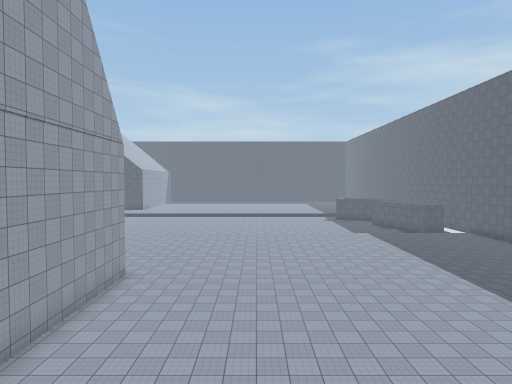
[1] (above)

24 first-person views from a walk through a 3-D level made in the Unity game engine. The camera is 1.5 m above the floor, tilts 2° down and sees 75° across. The floor is counted in squares, 2 m on a side. Each view is taken from the middle of a square. On the plan, view 1 faces up. The plan holds only what a view shows up to about 11 squares ahead; the rest is blank. The place goes on beyond the plan. Surface patterns are stand-ins for the level's own textures.

[2]
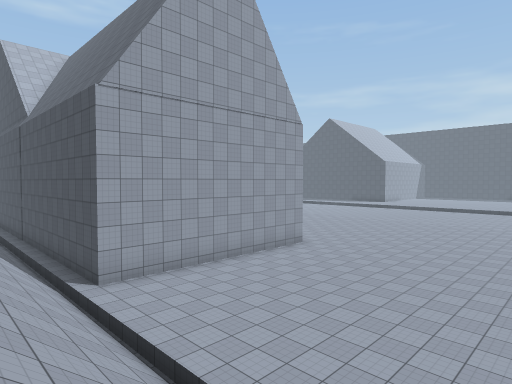

[3]
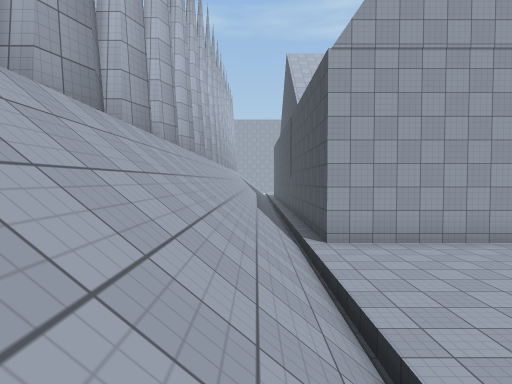

[4]
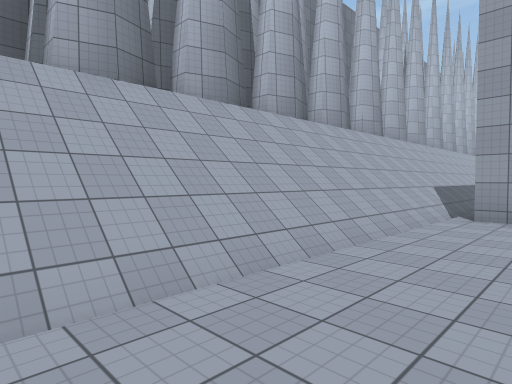

[5]
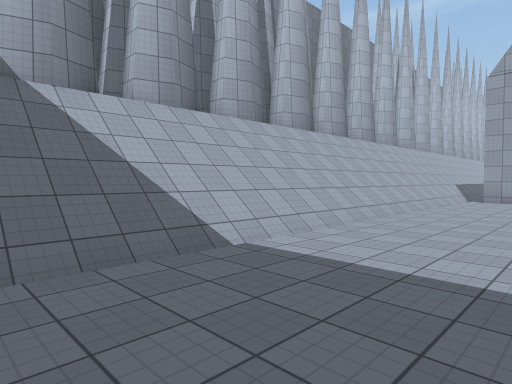

[6]
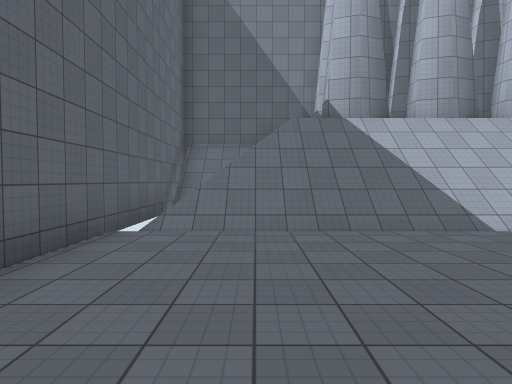

[7]
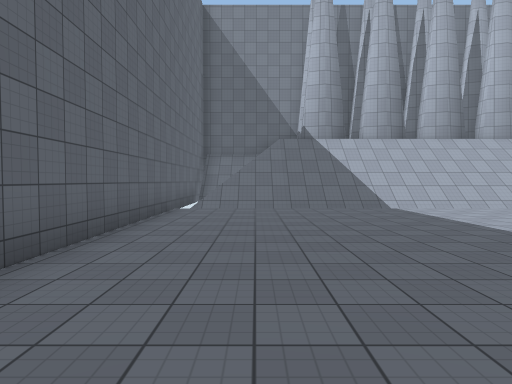

[8]
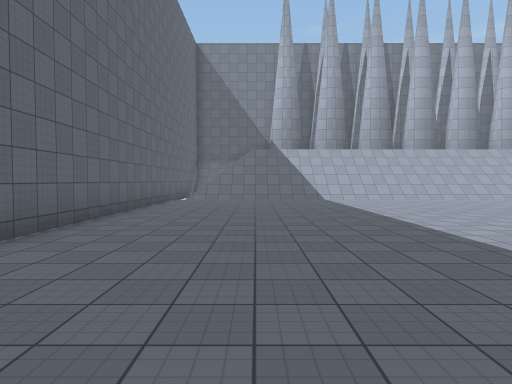

[9]
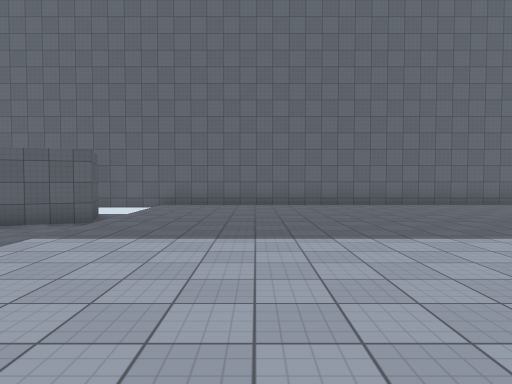

[10]
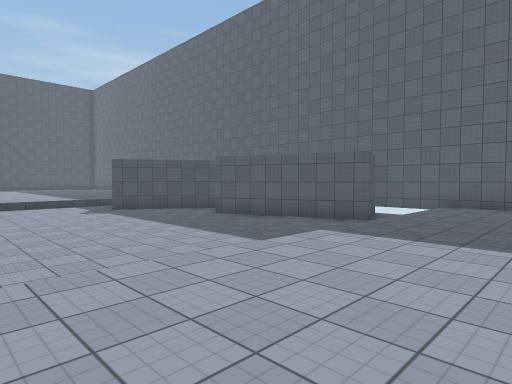

[11]
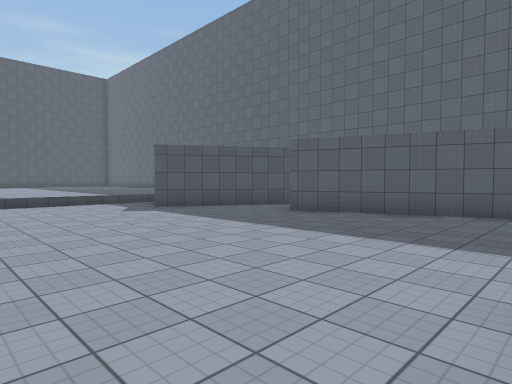

[12]
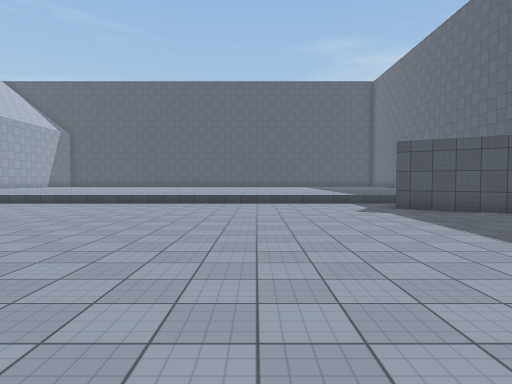

[13]
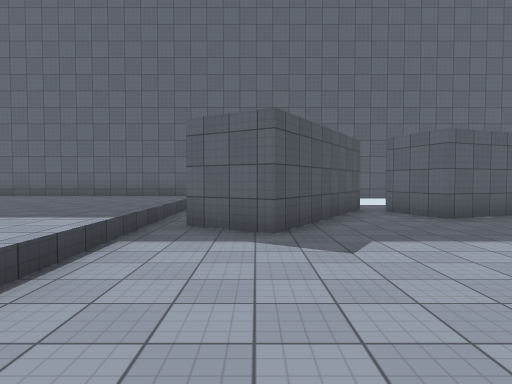

[14]
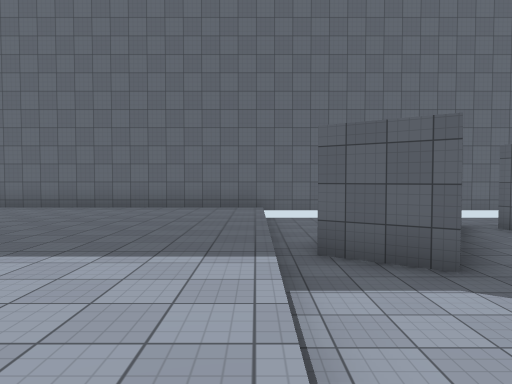

[15]
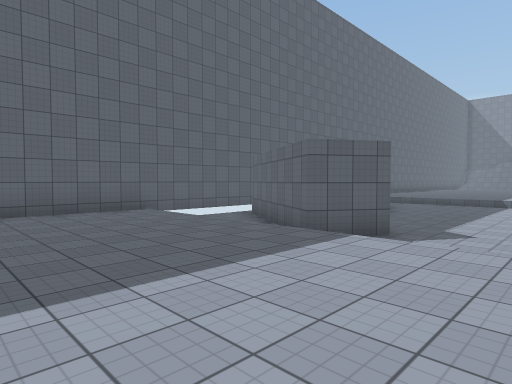

[16]
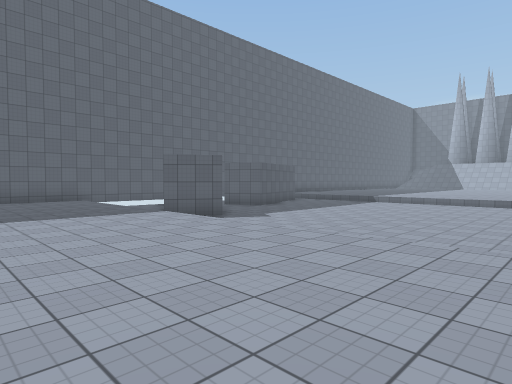

[17]
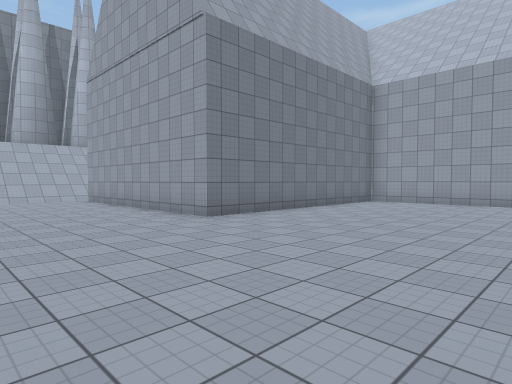

[18]
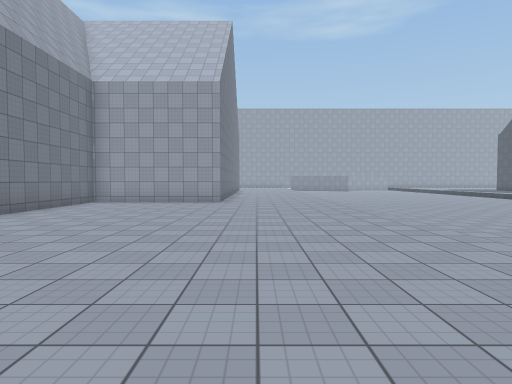

[19]
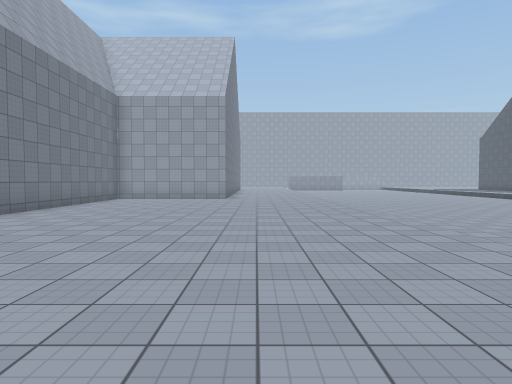

[20]
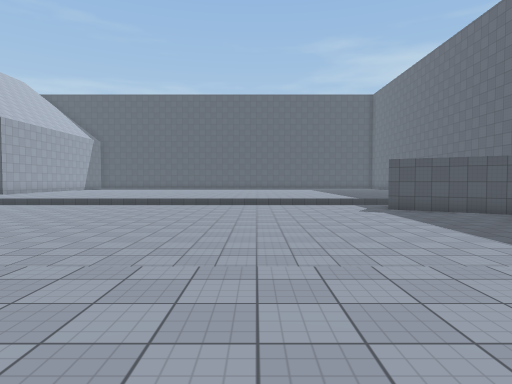

[21]
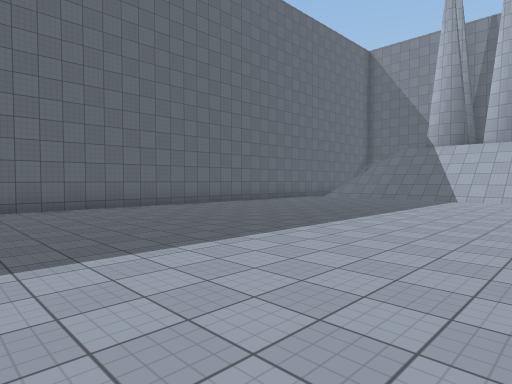

[22]
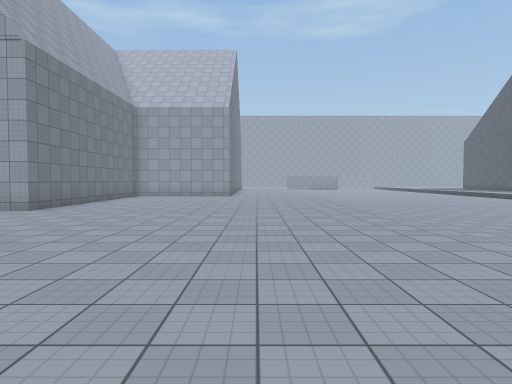

[23]
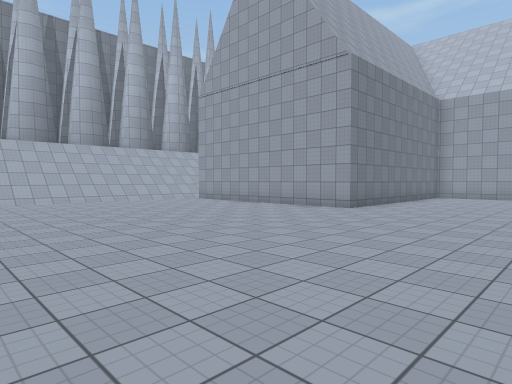

[24]
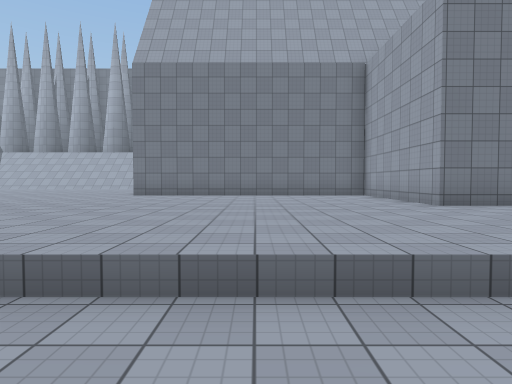

### Floor plan
Key: @ floor where view 1 was taken; # wall or solid block; . main floor; - floor 0.5 m lower than the main floor; / step, stairs or slope.
Columns run from 11 left of view 1 to 13 right of it. Each row starts with its distance up from view 1.
 34           ..............#
 33           ..............#
 32           ..............#
 31           ..............#
 30       //////////////////#
 29       -------------#----#
 28        -----------###---#
 27      --------------####-#
 26      ----------------## #
 25       ------------------#
 24 --------------------##--#
 23 --------------------##  #
 22 ---------------------#  #
 21 ---------------------## #
 20 ---------------------#--#
 19  ///////////////////////#
 18 ........................#
 17 ........................#
 16 ........................#
 15 ........................#
 14 ........................#
 13 ........................#
 12 ........................#
 11 ........................#
 10 ########................#
  9        #................#
  8        #................#
  7        #................#
  6        #................#
  5        #................#
  4  #######................#
  3  ///////////////////////#
  2  ////////////////////// #
  1   ////////////////////  #
  0    #/#//#/#@#/#/#/#//   #
 -1    ######## # ######  //#
 -2         ### # ###### ///#
 -3                    ######

Positions as (right, up) in squares from view 1, and headings:
1: (0, 0), facing up
2: (3, 1), facing up-left
3: (3, 2), facing left
4: (3, 5), facing down-left
5: (9, 6), facing down-left
6: (10, 8), facing down
7: (10, 12), facing down
8: (9, 16), facing down
9: (2, 16), facing right
10: (2, 16), facing up-right
11: (2, 19), facing up-right
12: (3, 19), facing up
13: (2, 28), facing right
14: (3, 30), facing right
15: (4, 34), facing down-right
16: (-1, 34), facing down-right
17: (0, 16), facing down-left
18: (0, 16), facing left
19: (2, 16), facing left
20: (2, 16), facing up
21: (3, 16), facing down-right
22: (4, 16), facing left
23: (4, 15), facing down-left
24: (-8, 21), facing down
